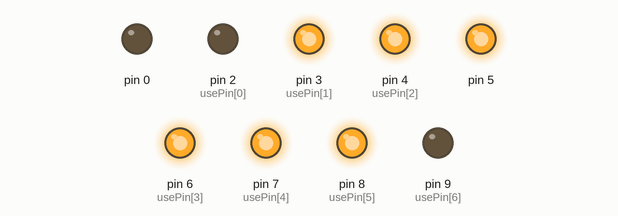
Bench run of a sketch on a simulated Arduino Uno, built with avr-gcc and run on an emulated ATmega328P. Shown: output pins drawn as LEDs (lit = HIGH).

Above: at 0.2 s.
At 1.2 s:
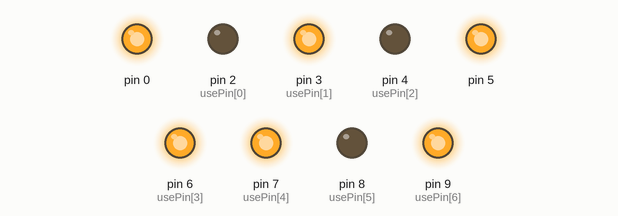
At 1.7 s:
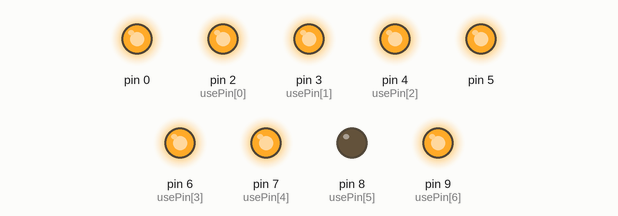
At 2.7 s:
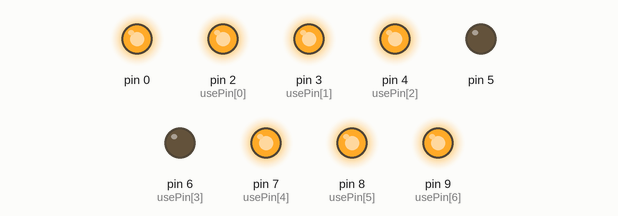
At 4.2 s:
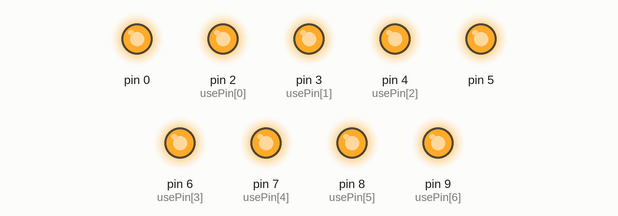
At 5.7 s:
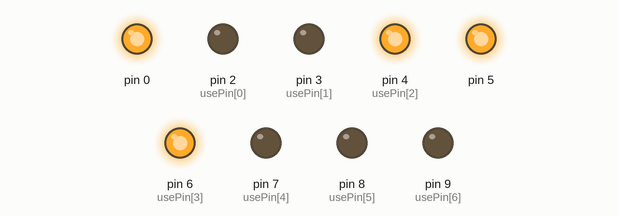
Timing chart, 0 to 6.5 s (numbered marks = the images above):
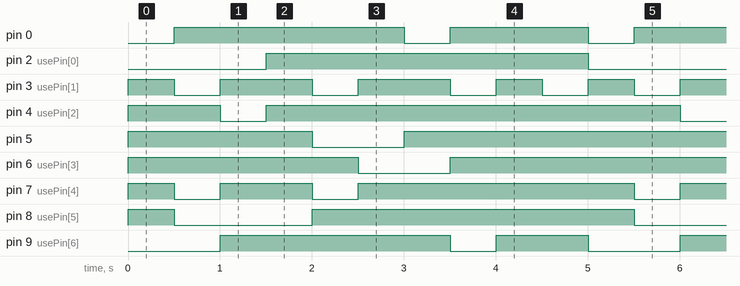

Measured:
- by itself, pin 0: repeats every 5.0 s: LOW 0.50 s, HIGH 1.5 s, LOW 0.50 s, HIGH 2.5 s
- by itself, pin 2 (usePin[0]): alternates HIGH for 3.5 s and LOW for 1.5 s
- by itself, pin 3 (usePin[1]): repeats every 5.0 s: 2 × (LOW 0.50 s, HIGH 1.0 s), 2 × (LOW 0.50 s, HIGH 0.50 s)
- by itself, pin 4 (usePin[2]): repeats every 5.0 s: LOW 0.50 s, HIGH 4.5 s
- by itself, pin 5, pin 6 (usePin[3]): repeats every 5.0 s: LOW 1.0 s, HIGH 4.0 s
- by itself, pin 7 (usePin[4]): repeats every 5.0 s: LOW 0.50 s, HIGH 1.0 s, LOW 0.50 s, HIGH 3.0 s
- by itself, pin 8 (usePin[5]): repeats every 5.0 s: LOW 1.5 s, HIGH 3.5 s
- by itself, pin 9 (usePin[6]): repeats every 5.0 s: LOW 0.50 s, HIGH 1.0 s, LOW 1.0 s, HIGH 2.5 s

The sketch:

ex1.ino
```cpp
// chap 4 8 1
int usePin[] = {2,3,4,6,7,8,9};
int number = 1;
int intMatrix[10][7] = {
    {1, 1, 1, 1, 1, 1, 0}, // 0
    {0, 0, 1, 1, 0, 0, 0}, // 1
    {1, 1, 0, 1, 1, 0, 1}, // 2
    {0, 1, 1, 1, 1, 0, 1}, // 3
    {0, 0, 1, 1, 0, 1, 1}, // 4
    {0, 1, 1, 0, 1, 1, 1}, // 5
    {1, 1, 1, 0, 1, 1, 1}, // 6
    {0, 0, 1, 1, 1, 1, 0}, // 7
    {1, 1, 1, 1, 1, 1, 1}, // 8
    {0, 0, 1, 1, 1, 1, 1}  // 9
};

void setup(){
    for(int a = 0; a < sizeof(usePin); a++){
        pinMode(usePin[a], OUTPUT);
    }
}

void loop(){
  for(int i = 0; i < 10 ; i++){
    for(int a = 0; a < sizeof(usePin); a++){
      digitalWrite(usePin[a], intMatrix[i][a]);
    }
    delay(500);
  }
}
```
